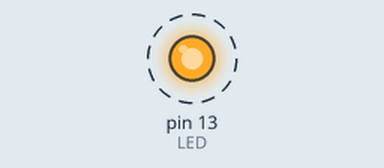
Simulated run of this sketch. Board: Arduino Uno, built with avr-gcc and run on an emulated ATmega328P. On the bench: output pins drawn as LEDs (lit = HIGH). Dashed ring = blinking.

Above: at 0.2 s.
Timing chart, 0 to 3.0 s (numbered marks = the images above):
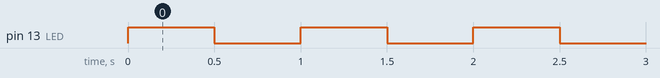

Measured:
- by itself, pin 13 (LED): alternates HIGH for 0.50 s and LOW for 0.50 s

The sketch:

version1.ino
```cpp
#include <avr/io.h>
#include <util/delay.h>

void setup() {
  // put your setup code here, to run once:
  DDRB |= (1 << DDB5);
}

void loop() {
  // put your main code here, to run repeatedly:
  PORTB |= (1 << PORTB5); // Turn the LED On
  _delay_ms(500);
  PORTB &= ~(1 << PORTB5); // Turn the LED Off
  _delay_ms(500);
}
```
